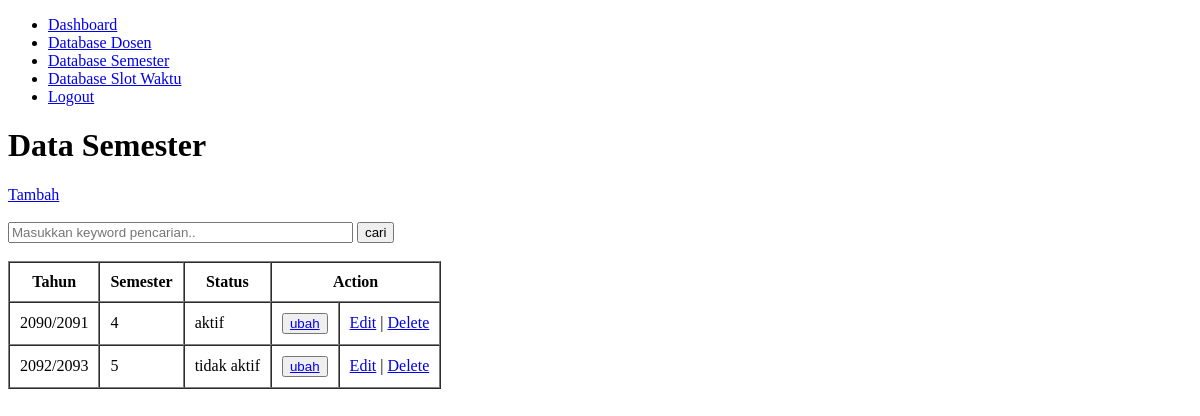
The page /semester.php (signed in) on the database as committed earlier.
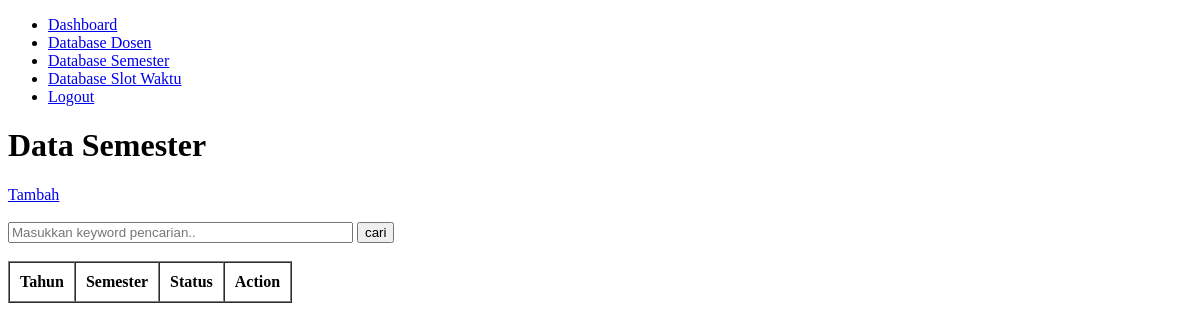
The same page on the database as committed later.
### tables this page shows
CREATE TABLE `semester` (
  `id_semester` int(11) NOT NULL,
  `tahun` varchar(50) NOT NULL,
  `semester` enum('ganjil','genap') NOT NULL,
  `status` enum('0','1') NOT NULL
);

### semester.php (the view, shortened to what this page needs)
<?php
require 'function.php';
$result = mysqli_query($conn, "SELECT * FROM semester");
?>
<!DOCTYPE html>
<html lang="en">
<head>
</head>
<body>
    <nav>
        <?php include 'navigation.php'; ?>
    </nav>
    <h1>Data Semester</h1>
    <a href="add_semester.php">Tambah</a>
    <br><br>
    <form action="" method="post">
        <input type="text" name="keyword" size="40" placeholder="Masukkan keyword pencarian.." autocomplete="off">
        <button type="submit" name="cari">cari</button>
    </form>
    <br>
    <table border="1" cellpadding="10" cellspacing="0">
        <tr>
            <th>Tahun</th>
            <th>Semester</th>
            <th>Status</th>
            <th colspan="2">Action</th>
        </tr>
        <?php while ($data = mysqli_fetch_assoc($result)): ?>
        <tr>
            <td><?= $data['tahun']; ?></td>
            <td><?= $data['semester']; ?></td>
            <td><?= $data['status'] == 1 ? 'aktif': 'tidak aktif'; ?></td>
            <td>
                <button type="button">
                    <a href="update_semester_aktivasi.php?id_semester=<?= $data['id_semester']; ?>&status=<?= $data['status']; ?>">
                        ubah
                    </a>
                </button>
            </td>
            <td colspan="2">
                <a href="update_semester.php?id_semester=<?= $data['id_semester']; ?>">Edit</a> |
                <a href="delete_semester.php?id_semester=<?= $data['id_semester']; ?>"
                    onclick="return confirm('Apakah anda yakin ingin menghapus data ini?')">Delete</a>
            </td>
        </tr>
        <?php endwhile; ?>
    </table>
</body>
</html>

### navigation.php
<ul>
    <li><a href="index.php">Dashboard</a></li>
    <li><a href="dosen.php">Database Dosen</a></li>
    <li><a href="semester.php">Database Semester</a></li>
    <li><a href="slot_waktu.php">Database Slot Waktu</a></li>
    <li><a href="logout.php">Logout</a></li>
</ul>

Rows that differ between the two databases and show on the page:
removed semester: tahun "2090/2091", semester "4", status "aktif"
removed semester: tahun "2092/2093", semester "5", status "tidak aktif"
